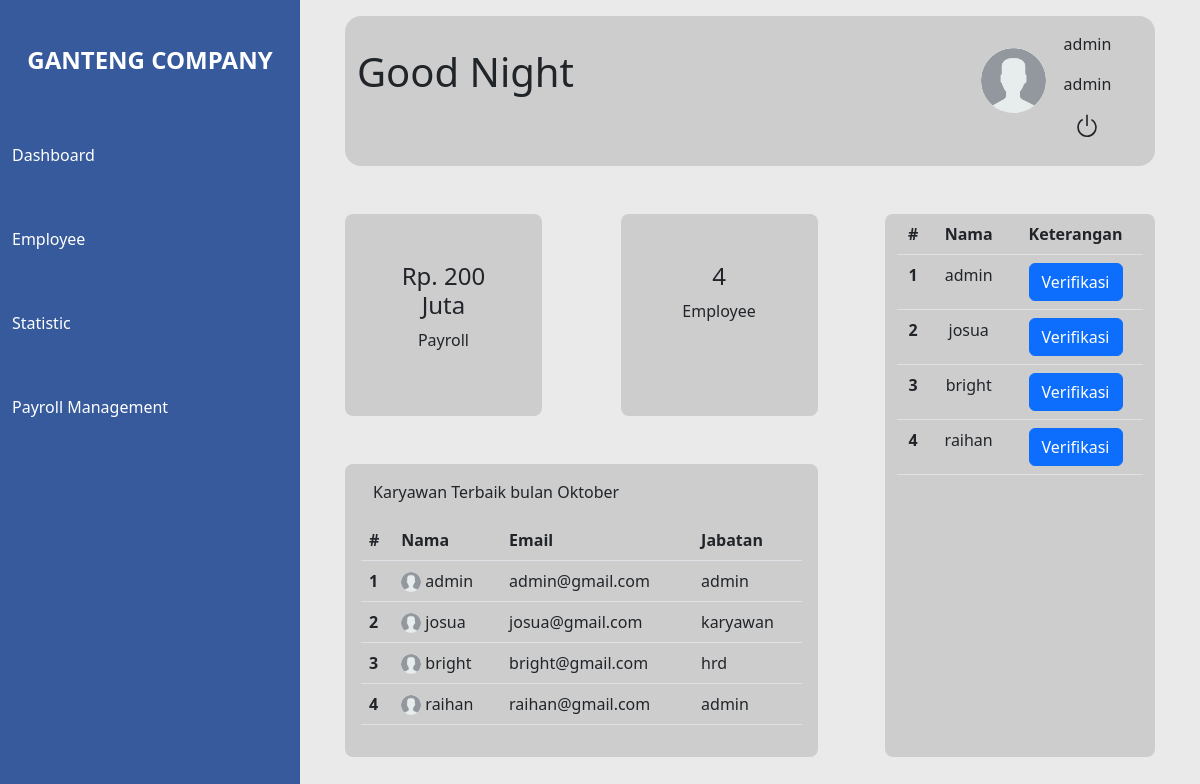
The page /admin/index.php?user=admin (signed in) on the database its author committed.
### tables this page shows
CREATE TABLE `user` (
  `id` int(20) NOT NULL,
  `username` varchar(59) NOT NULL,
  `password` varchar(299) NOT NULL,
  `email` varchar(59) NOT NULL,
  `jabatan` varchar(59) NOT NULL
);

### admin/index.php (the view, shortened to what this page needs)
<?php
include '../connection.php';
$username = $_GET['user'];
$cekAkun = mysqli_query($conn, "SELECT * FROM user WHERE username = '$username'");
$akun = mysqli_fetch_assoc($cekAkun);
?>
<!doctype html>
<html lang="en">
<head>
    <link rel="stylesheet" href="style.css">
    <link href="https://cdn.jsdelivr.net/npm/bootstrap@5.2.2/dist/css/bootstrap.min.css" rel="stylesheet"
>
</head>
<body>
    <div class="container-fluid">
        <div class="row">
            <div class="col-3" id="side">
                <div class="row mt-3">
                    <h2 class="text-white fs-4 fw-bold text-center">GANTENG COMPANY</h2>
                </div>
                <div class="row">
                    <a href="">Dashboard</a>
                </div>
                <div class="row">
                    <a href="">Employee</a>
                </div>
                <div class="row">
                    <a href="">Statistic</a>
                </div>
                <div class="row">
                    <a href="">Payroll Management</a>
                </div>
            </div>
            <div class="col-9">
                <div class="row mt-3">
                    <div class="container rounded-4 " id="header">
                        <div class="row mt-3">
                            <div class="col-9">
                                <?php
                                    $jam = date("H");
                                    if(date("H")<=12){
                                        $jam = "Morning";
                                    }else if(date("H")>12 && date("H") < 15){
                                        $jam = "Day";
                                    }else if(date("H")>15 && date("H")<17){
                                        $jam = "Afternoon";
                                    }else {
                                        $jam = "Night";
                                    }
                                ?>
                                <h1 class="mt-3">Good <?= $jam ?></h1>
                            </div>
                            <div class="col-3 ">
                                <div class="row justify-content-center">
                                    <div class="col-4">
                                        <img src="../img/fotoKosong.png" width="65px" class="rounded-circle mt-3 me-3">
                                    </div>
                                    <div class="col-6 text-center">
                                        <p><?= $akun['username']; ?></p>
                                        <p><?= $akun['jabatan']; ?></p>
                                        <a href="../logout.php" class="text-dark"
                                            onclick="return confirm('Apakah anda ingin logout')">
                                            <svg xmlns="http://www.w3.org/2000/svg" width="26" height="26"
                                                fill="currentColor" class="bi bi-power" viewBox="0 0 16 16">
                                                <path d="M7.5 1v7h1V1h-1z" />
                                                <path
                                                    d="M3 8.812a4.999 4.999 0 0 1 2.578-4.375l-.485-.874A6 6 0 1 0 11 3.616l-.501.865A5 5 0 1 1 3 8.812z" />
                                            </svg>
                                        </a>
                                    </div>
                                </div>
                            </div>
                        </div>
                    </div>
                </div>
                <div class="row mt-5">
                    <div class="container" style="width: 90%; margin: auto;">
                        <div class="row justify-content-between">
                            <div class="col-7">
                                <div class="row justify-content-between">
                                    <div class="col-5 rounded-3 text-center p-5"
                                        style="background-color: rgb(205, 205, 205);">
                                        <h4>Rp. 200 Juta</h4>
                                        <p>Payroll</p>
                                    </div>
                                    <div class="col-5 rounded-3 text-center p-5"
                                        style="background-color: rgb(205, 205, 205);">
                                        <?php $jumlahData = mysqli_num_rows(mysqli_query($conn, "SELECT * FROM user")); ?>
                                        <h4>
                                            <?= $jumlahData ?>
                                        </h4>
                                        <p>Employee</p>
                                    </div>
                                </div>
                                <div class="row mt-5 rounded-3 p-3" style="background-color: rgb(205, 205, 205);">
                                    <p>Karyawan Terbaik bulan Oktober</p>
                                    <table class="table">
                                        <thead>
                                            <tr>
                                                <th scope="col">#</th>
                                                <th scope="col">Nama</th>
                                                <th scope="col">Email</th>
                                                <th scope="col">Jabatan</th>
                                            </tr>
                                        </thead>
                                        <tbody>
                                            <?php $i = 1;
                                            $cekAntrian = mysqli_query($conn, "SELECT * FROM user");
                                            $rows = [];
                                            while($row = mysqli_fetch_assoc($cekAntrian)){
                                                $rows[] = $row;
                                            }
                                            $cekSemuaAntrian = $rows;
                                            foreach($cekSemuaAntrian as $user):
                                            ?>
                                            <tr>
                                                <th scope="row"><?= $i++; ?></th>
                                                <td>
                                                    <span><img src="../img/fotoKosong.png" alt="" width="20px"
                                                            class="rounded-circle"></span>
                                                    <span><?= $user['username']; ?></span>
                                                </td>
                                                <td><?= $user['email']; ?></td>
                                                <td><?= $user['jabatan']; ?></td>
                                            </tr>
                                            <?php endforeach; ?>
                                        </tbody>
                                    </table>
                                </div>
                            </div>
                            <div class="col-4 rounded-3" style="background-color: rgb(205, 205, 205);">
                                <table class="table text-center">
                                    <thead>
                                        <tr>
                                            <th scope="col">#</th>
                                            <th scope="col">Nama</th>
                                            <th scope="col">Keterangan</th>
                                        </tr>
                                    </thead>
                                    <tbody>
                                        <?php
                                            $i = 1;
                                            foreach($cekSemuaAntrian as $user):
                                        ?>
                                        <tr>
                                            <th scope="row"><?= $i++; ?></th>
                                            <td><?= $user['username']; ?></td>
                                            <td>
                                                <a href="verifikasi/verifikasiAkun.php?user=<?= $user['username'] ?>">
                                                    <button class="btn btn-primary">
                                                        Verifikasi
                                                    </button>
                                                </a>
                                            </td>
                                        </tr>
                                        <?php endforeach; ?>
                                    </tbody>
                                </table>
                            </div>
                        </div>
                    </div>
                </div>
            </div>
        </div>
    </div>
</body>
</html>

### admin/style.css (style rules this page uses)
body { margin: 0px; padding: 0px; background-color: #eaeaea !important; }
#side { background-color: rgba(14, 58, 139, 0.817); height: 2000px; }
#side .row { padding: 30px 0px; }
#side .row a { text-decoration: none; color: white; }
#header { background-color: rgb(205, 205, 205); width: 90%; height: 150px !important; }

### rows shown on the page
user: username "admin", jabatan "admin", email "admin@gmail.com"
user: username "josua", email "josua@gmail.com", jabatan "karyawan"
user: username "bright", email "bright@gmail.com", jabatan "hrd"
user: username "raihan", email "raihan@gmail.com", jabatan "admin"

### other values the page prints
$jam "Night"
$jumlahData "4"
